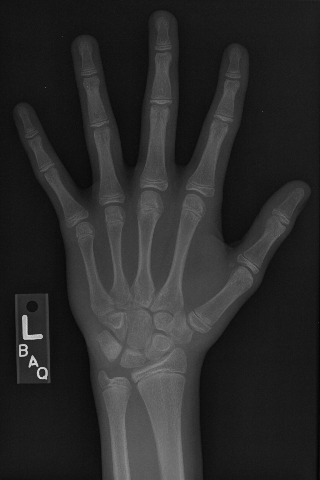
#> input picture _notebooks/dataset/hand.png, 320 x 480 px
$ jupyter execute 2020-08-15-01-Masks-and-Filters-in-Biomedical-Image-Analysis.ipynb
#> lines starting #> are read from the running program, lines starting #| are printed output that depends on the picture; after the words box and inside, x2 and y2 are one past the last pixel; in counts of white or black regions, pixels touching at a corner belong together
# Masks and Filters in Biomedical Image Analysis
> Cut image processing to the bone by transforming x-ray images. You'll learn how to exploit intensity patterns to select sub-regions of an array, and you'll use convolutional filters to detect interesting features. You'll also use SciPy's ndimage module, which contains a treasure trove of image processing tools. This is the Summary of lecture "Biomedical Image Analysis in Python", via datacamp.

- toc: true
- badges: true
- comments: true
- author: Chanseok Kang
- categories: [Python, Datacamp, Vision]
- image: images/sobel_hand.png

[cell 1]
import numpy as np
import matplotlib.pyplot as plt
import imageio

plt.rcParams['figure.figsize'] = (10, 8)

## Image intensities
- Pixels and voxels
    - Pixel: 2D picture elements
    - Voxel: 3D volume elements
- Histograms
    - Count number of pixels at each intensity value
- Equalization
    - Distributions often skewed toward low intensity (background values)
    - Redistribute values to optimize full intensity range

### Intensity
In this chapter, we will work with a hand [radiograph](https://en.wikipedia.org/wiki/Radiography) from a 2017 [Radiological Society of North America competition](http://rsnachallenges.cloudapp.net/competitions/4). X-ray absorption is highest in dense tissue such as bone, so the resulting intensities should be high. Consequently, images like this can be used to predict "bone age" in children.

To start, let's load the image and check its intensity range.

The image datatype determines the range of possible intensities: e.g., 8-bit unsigned integers (`uint8`) can take values in the range of 0 to 255. A colorbar can be helpful for connecting these values to the visualized image.

[cell 2]
def format_and_render_plot():
    '''Custom function to simplify common formatting operations for exercises. Operations include:
    1. Turning off axis grids.
    2. Calling `plt.tight_layout` to improve subplot spacing.
    3. Calling `plt.show()` to render plot.'''
    fig = plt.gcf()
    for ax in fig.axes:
        ax.axis('off')
    plt.tight_layout()
    plt.show()

[cell 3]
# Load the hand radiograph
im = imageio.imread('./dataset/hand.png')
#> im is the input picture: shape (480, 320); min 3, max 224, mean 42
im = im.astype('float64')
print('Data type:', im.dtype)
#| Data type: float64
print('Min value:', im.min())
#| Min value: 3.0
print('Max value:', im.max())
#| Max value: 224.0

# Plot the grayscale image
plt.imshow(im, cmap='gray', vmin=0, vmax=255);
plt.colorbar();
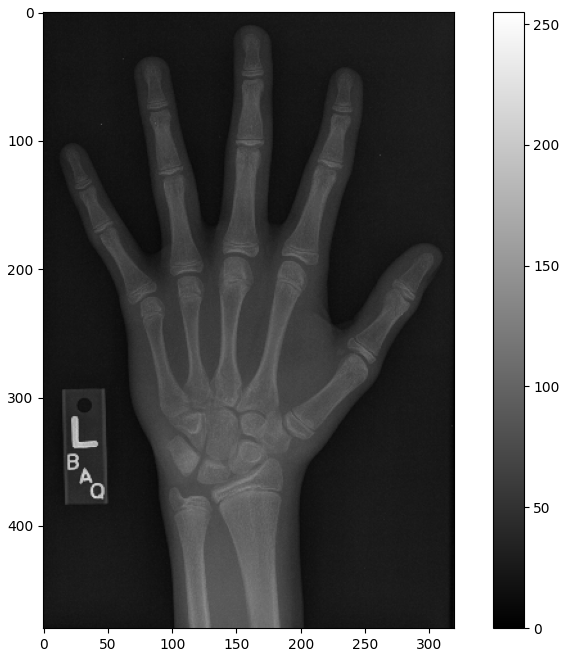
#> figure drawn by matplotlib, 2 panels

### Histograms
**Histograms** display the distribution of values in your image by binning each element by its intensity then measuring the size of each bin.

The area under a histogram is called the **cumulative distribution function** (CDF for short). It measures the frequency with which a given range of pixel intensities occurs.

For this exercise, describe the intensity distribution in im by calculating the histogram and cumulative distribution function and displaying them together.

[cell 4]
def format_and_render_plot():
    '''Custom function to simplify common formatting operations for exercises. Operations include:
    1. Turning off axis grids.
    2. Calling `plt.tight_layout` to improve subplot spacing.
    3. Calling `plt.show()` to render plot.'''
    fig = plt.gcf()
    for ax in fig.axes:
        ax.legend(loc='center right')
    plt.show()

[cell 5]
import scipy.ndimage as ndi

# Create a histogram, binned at each possible value
hist = ndi.histogram(im, min=0, max=255, bins=256)
#> hist = 256 values, max 7684 at index 20, min 0 at index 0, mean 600

# Create a cumulative distribution function
cdf = hist.cumsum() / hist.sum()
#> cdf = 256 values from 0 to 1

# Plot the histogram and CDF
fig, axes = plt.subplots(2, 1, sharex=True)
axes[0].plot(hist, label='Histogram');
axes[1].plot(cdf, label='CDF');
format_and_render_plot();

You can see the data is clumped into a few separate distributions, consisting of background noise, skin, bone, and artifacts. Sometimes we can separate these well with global thresholds (foreground/background); other times the distributions overlap quite a bit (skin/bone).

## Masks

### Create a mask
Masks are the primary method for removing or selecting specific parts of an image. They are binary arrays that indicate whether a value should be included in an analysis. Typically, masks are created by applying one or more logical operations to an image.

For this exercise, try to use a simple intensity threshold to differentiate between skin and bone in the hand radiograph.

[cell 6]
def format_and_render_plot():
    '''Custom function to simplify common formatting operations for exercises. Operations include:
    1. Turning off axis grids.
    2. Calling `plt.tight_layout` to improve subplot spacing.
    3. Calling `plt.show()` to render plot.'''
    fig = plt.gcf()
    for ax in fig.axes:
        ax.axis('off')
    plt.tight_layout()
    plt.show()

[cell 7]
# Create skin and bone masks
mask_bone = im >= 75
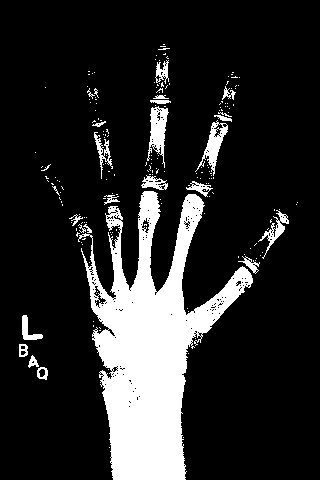
#> mask_bone: shape (480, 320) bool; 16.2% white; 193 white regions (169 under 20 px), largest, box (x1, y1, x2, y2) and area: (78, 191, 253, 480) 21130, (147, 106, 169, 168) 664, (195, 120, 228, 176) 572
mask_skin = (im >= 35) & (im < 75)
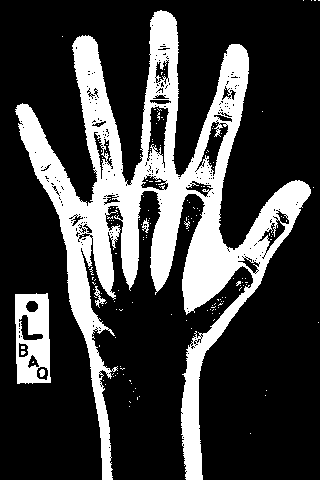
#> mask_skin: shape (480, 320) bool; 24.8% white; 163 white regions (157 under 20 px), largest, box (x1, y1, x2, y2) and area: (15, 10, 311, 480) 35216, (15, 293, 51, 384) 2354, (94, 286, 106, 308) 82, (142, 218, 149, 233) 51, (39, 369, 45, 377) 37, (184, 221, 190, 229) 20

# Plot the skin (0) and bone (1) masks
fig, axes = plt.subplots(1, 2)
axes[0].imshow(mask_skin, cmap='gray')
axes[1].imshow(mask_bone, cmap='gray')
format_and_render_plot()

### Apply a mask
Although masks are binary, they can be applied to images to filter out pixels where the mask is `False`.

NumPy's `where()` function is a flexible way of applying masks. It takes three arguments:
```python
np.where(condition, x, y)
```

`condition`, `x` and `y` can be either arrays or single values. This allows you to pass through original image values while setting masked values to 0.

Let's practice applying masks by selecting the bone-like pixels from the hand x-ray (`im`).

[cell 8]
def format_and_render_plot():
    '''Custom function to simplify common formatting operations for exercises. Operations include:
    1. Turning off axis grids.
    2. Calling `plt.tight_layout` to improve subplot spacing.
    3. Calling `plt.show()` to render plot.'''
    fig = plt.gcf()
    fig.axes[0].axis('off')
    plt.tight_layout()
    plt.show()

[cell 9]
# Screen out non-bone pixels from "im"
mask_bone = im >= 75
im_bone = np.where(mask_bone, im, 0)
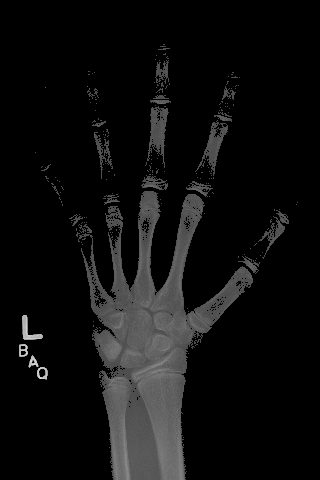
#> im_bone: shape (480, 320) float64; min 0, max 224, mean 15

# Get the histogram of bone intensity
hist = ndi.histogram(im_bone, min=1, max=255, bins=255)
#> hist = 255 values, max 975 at index 75, min 0 at index 0, mean 97.85

# Plot masked image and histogram
fig, axes = plt.subplots(2, 1)
axes[0].imshow(im_bone, cmap='gray')
axes[1].plot(hist)
format_and_render_plot()
#> in format_and_render_plot, `plt.show()`:
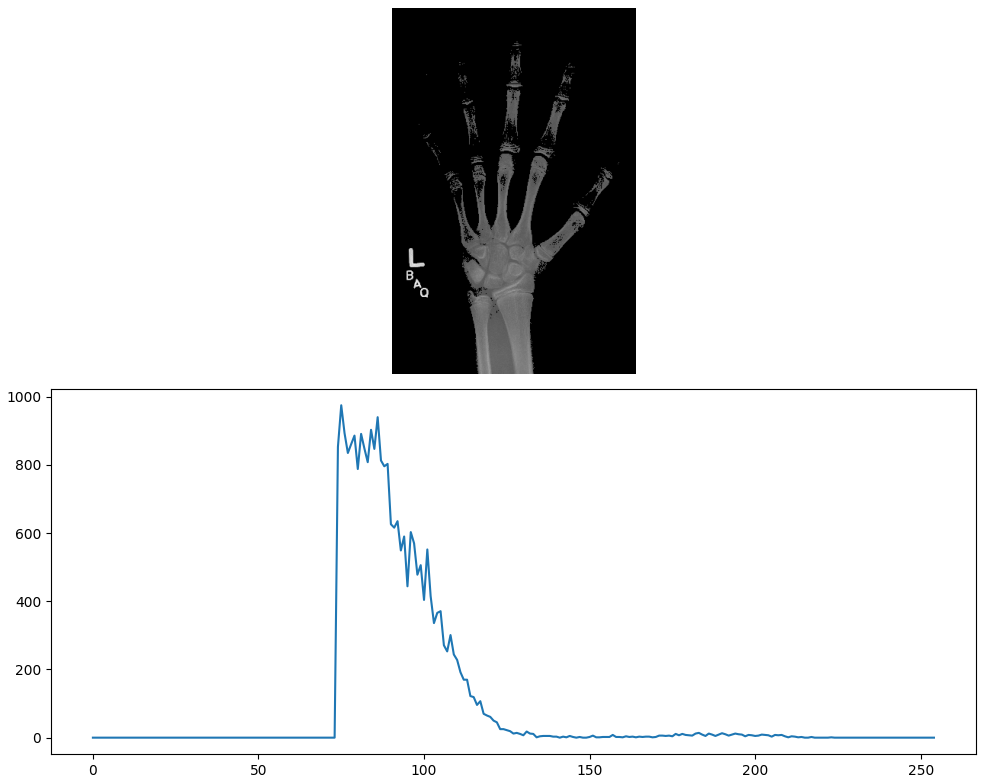
#> figure drawn by matplotlib, 2 panels; panel 2: curve peaks at x = 75, y = 975

### Tune a mask
Imperfect masks can be tuned through the addition and subtraction of pixels. SciPy includes several useful methods for accomplishing these ends. These include:

- `binary_dilation`: Add pixels along edges
- `binary_erosion`: Remove pixels along edges
- `binary_opening`: Erode then dilate, "opening" areas near edges
- `binary_closing`: Dilate then erode, "filling in" holes

For this exercise, create a bone mask then tune it to include additional pixels.

[cell 10]
# Create and tune bone mask
mask_bone = im >= 75
mask_dilate = ndi.binary_dilation(mask_bone, iterations=5)
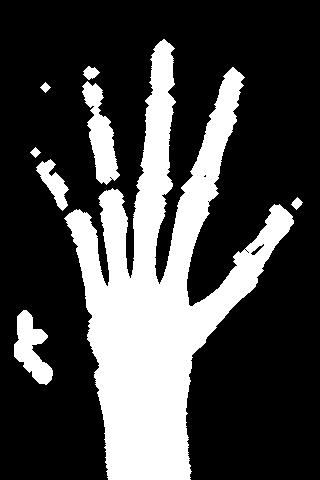
#> mask_dilate: shape (480, 320) bool; 27.4% white; 8 white regions, largest, box (x1, y1, x2, y2) and area: (64, 39, 294, 480) 37544, (82, 81, 120, 185) 1888, (14, 310, 53, 385) 1530
mask_closed = ndi.binary_closing(mask_bone, iterations=5)
#> mask_closed: shape (480, 320) bool; 18.9% white; 18 white regions (12 under 20 px), largest, box (x1, y1, x2, y2) and area: (69, 44, 289, 475) 27386, (92, 117, 115, 180) 685, (19, 315, 48, 380) 650, (45, 176, 64, 196) 142, (87, 86, 99, 104) 111, (41, 164, 51, 173) 33

# Plot masked images
fig, axes = plt.subplots(1, 3)
axes[0].imshow(mask_bone, cmap='gray')
axes[1].imshow(mask_dilate, cmap='gray')
axes[2].imshow(mask_closed, cmap='gray')
format_and_render_plot()

## Filters
- Convolution with a sharpening filter

### Filter convolutions
Filters are an essential tool in image processing. They allow you to transform images based on intensity values surrounding a pixel, rather than globally.

For this exercise, smooth the foot radiograph. First, specify the weights to be used. (These are called "footprints" and "kernels" as well.) Then, convolve the filter with im and plot the result.

[cell 11]
def format_and_render_plot():
    '''Custom function to simplify common formatting operations for exercises. Operations include:
    1. Turning off axis grids.
    2. Calling `plt.tight_layout` to improve subplot spacing.
    3. Calling `plt.show()` to render plot.'''
    fig = plt.gcf()
    for ax in fig.axes:
        ax.axis('off')
    plt.tight_layout()
    plt.show()

[cell 12]
# Set filter weights
weights = [[0.11, 0.11, 0.11],
           [0.11, 0.11, 0.11],
           [0.11, 0.11, 0.11]]

# Convolve the image with the filter
im_filt = ndi.convolve(im, weights)

# Plot the images
fig, axes = plt.subplots(1, 2)
axes[0].imshow(im, cmap='gray')
axes[1].imshow(im_filt, cmap='gray')
format_and_render_plot()

### Smoothing
Smoothing can improve the [signal-to-noise ratio](https://en.wikipedia.org/wiki/Signal-to-noise_ratio)(SNR for short) of your image by blurring out small variations in intensity. The Gaussian filter is excellent for this: it is a circular (or spherical) smoothing kernel that weights nearby pixels higher than distant ones.

The width of the distribution is controlled by the sigma argument, with higher values leading to larger smoothing effects.

For this exercise, test the effects of applying Gaussian filters to the foot x-ray before creating a bone mask.

[cell 13]
# Smooth "im" with Gaussian filters
im_s1 = ndi.gaussian_filter(im, sigma=1)
im_s3 = ndi.gaussian_filter(im, sigma=3)

# Draw bone masks of each image
fig, axes = plt.subplots(1, 3)
axes[0].imshow(im >= 75, cmap='gray')
axes[1].imshow(im_s1 >= 75, cmap='gray')
axes[2].imshow(im_s3 >= 75, cmap='gray')
format_and_render_plot()
#> in format_and_render_plot (call 2), `plt.show()`:
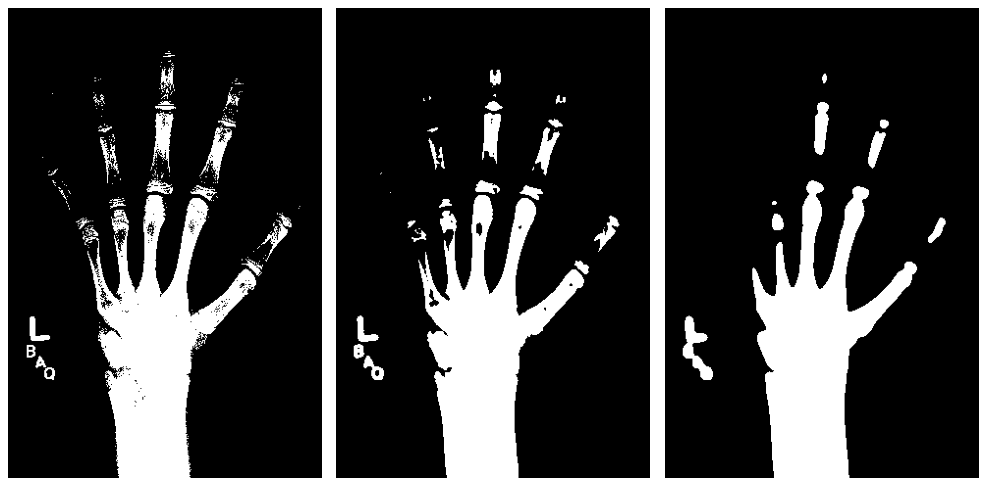
#> figure drawn by matplotlib, 3 panels

## Feature detection

### Detect edges (1)
Filters can also be used as "detectors." If a part of the image fits the weighting pattern, the returned value will be very high (or very low).

In the case of edge detection, that pattern is a change in intensity along a plane. A filter detecting horizontal edges might look like this:
```python
weights = [[+1, +1, +1],
           [ 0,  0,  0],
           [-1, -1, -1]]
```

For this exercise, create a vertical edge detector and see how well it performs on the hand x-ray (im).

[cell 14]
# Set weights to detect vertical edges
weights = [[1, 0, -1], [1, 0, -1], [1, 0, -1]]

# Convolve "im" with filter weights
edges = ndi.convolve(im, weights)
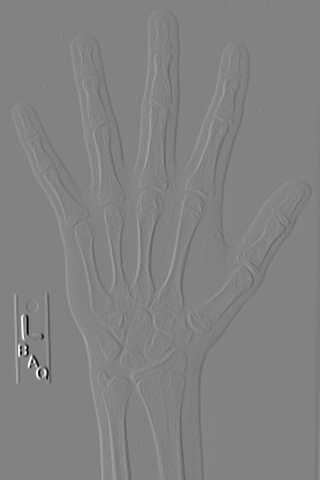
#> edges: shape (480, 320) float64; min -515, max 490, mean -0.1; drawn with min black and max white

# Draw the image in color
plt.imshow(edges, cmap='seismic', vmin=-75, vmax=75);
plt.colorbar();
format_and_render_plot();
#> in format_and_render_plot (call 3), `plt.show()`:
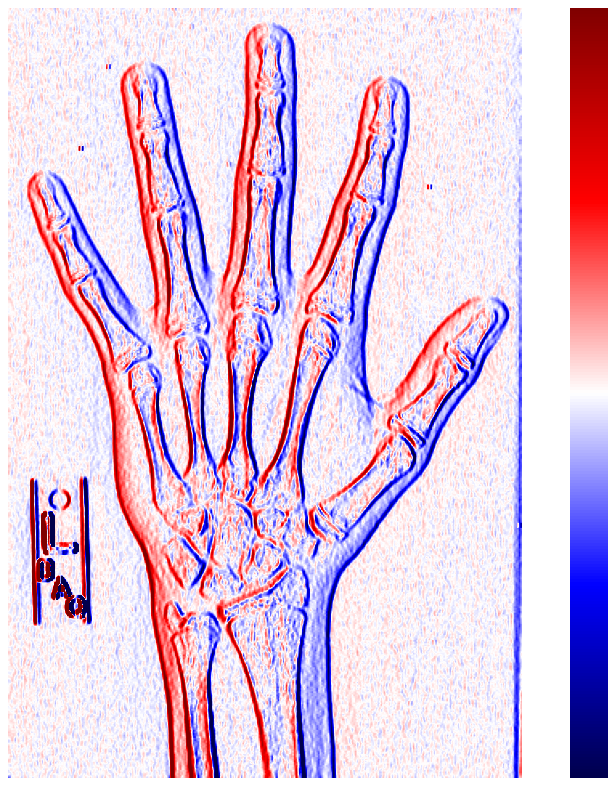
#> figure drawn by matplotlib, 2 panels

### Detect edges (2)
Edge detection can be performed along multiple axes, then combined into a single edge value. For 2D images, the horizontal and vertical "edge maps" can be combined using the Pythagorean theorem:

$$ z = \sqrt{x^2 + y^2} $$

One popular edge detector is the [Sobel filter](https://en.wikipedia.org/wiki/Sobel_operator). The Sobel filter provides extra weight to the center pixels of the detector:
```python
weights = [[ 1,  2,  1],
           [ 0,  0,  0],
           [-1, -2, -1]]
```
For this exercise, improve upon your previous detection effort by merging the results of two Sobel-filtered images into a composite edge map.

[cell 15]
def format_and_render_plot():
    '''Custom function to simplify common formatting operations for exercises. Operations include:
    1. Turning off axis grids.
    2. Calling `plt.tight_layout` to improve subplot spacing.
    3. Calling `plt.show()` to render plot.'''
    fig = plt.gcf()
    fig.axes[0].axis('off')
    plt.show()

[cell 16]
# Apply Sobel filter along both axes
sobel_ax0 = ndi.sobel(im, axis=0)
sobel_ax1 = ndi.sobel(im, axis=1)

# Calculate edge magnitude
edges = np.sqrt(np.square(sobel_ax0) + np.square(sobel_ax1))
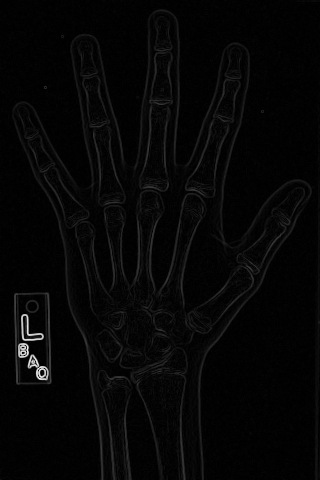
#> edges: shape (480, 320) float64; min 0, max 761.8, mean 19.3; drawn with min black and max white

$ run again, with _notebooks/dataset/damaged_astronaut.png copied over _notebooks/dataset/hand.png
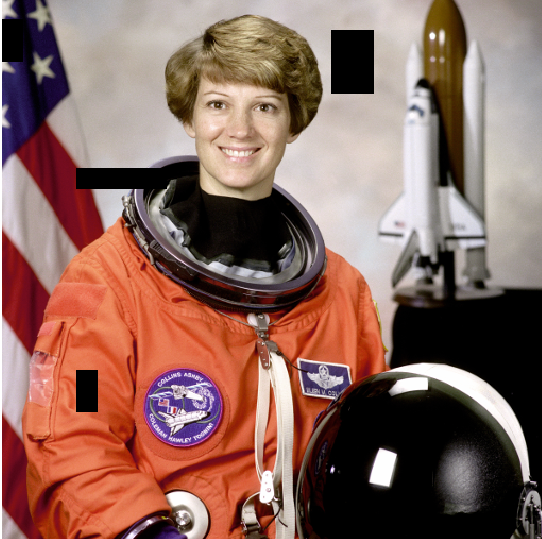
#> input picture _notebooks/dataset/damaged_astronaut.png, 542 x 539 px
#> im is the input picture: shape (539, 542, 4); mean R, G, B, A 138, 102.5, 93.2, 254.1
#| Data type: float64
#| Min value: 0.0
#| Max value: 255.0
#> `[cell 3] # Load the hand radiograph im = imageio.imread('./dataset/han..`:
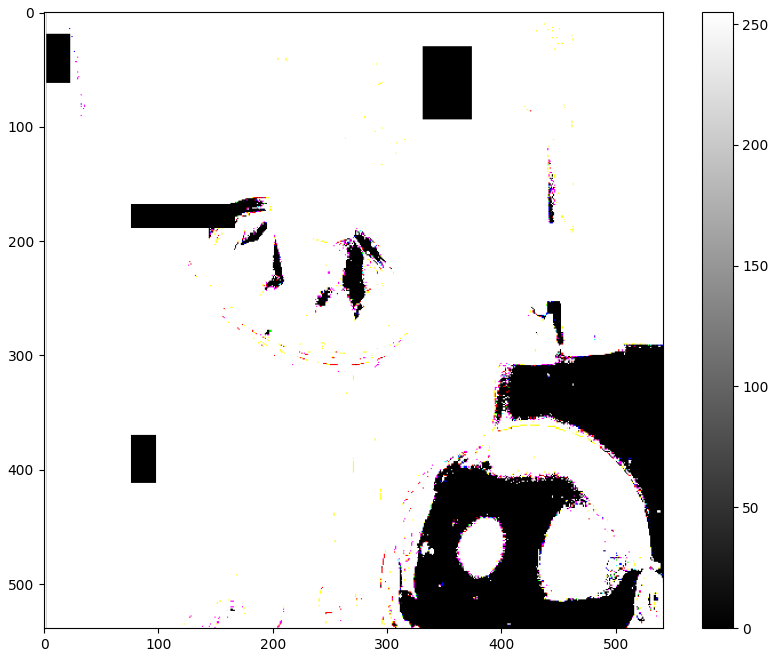
#> figure drawn by matplotlib, 2 panels
#> `hist = ndi.histogram(im, min=0, max=255, bins=256)`: hist = 256 values, max 292135 at index 255, min 441 at index 248, mean 4564.7
#> cdf = 256 values from 0.0999 to 1
#> `hist = ndi.histogram(im_bone, min=1, max=255, bins=255)`: hist = 255 values, max 292135 at index 254, min 0 at index 0, mean 3272.2
#> mask_dilate: shape (539, 542, 4) bool; every value is 1
#> mask_closed: shape (539, 542, 4) bool; every value is 0
#> in format_and_render_plot, `plt.show()`:
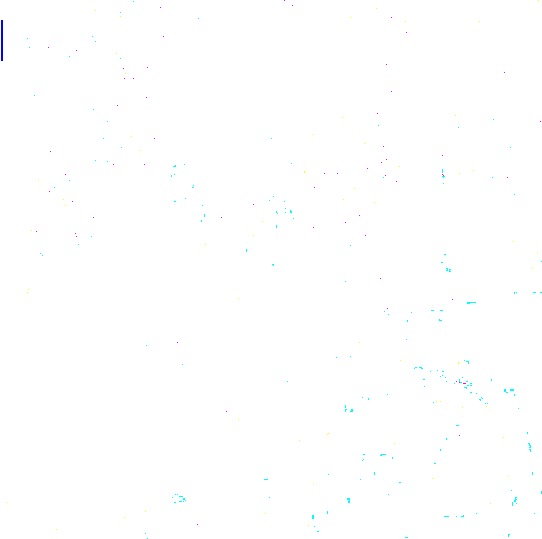
#> shown: shape (539, 542, 4) float64; mean R, G, B, A 0.885, 0.886, 0.885, 0.881; transparent parts drawn white
